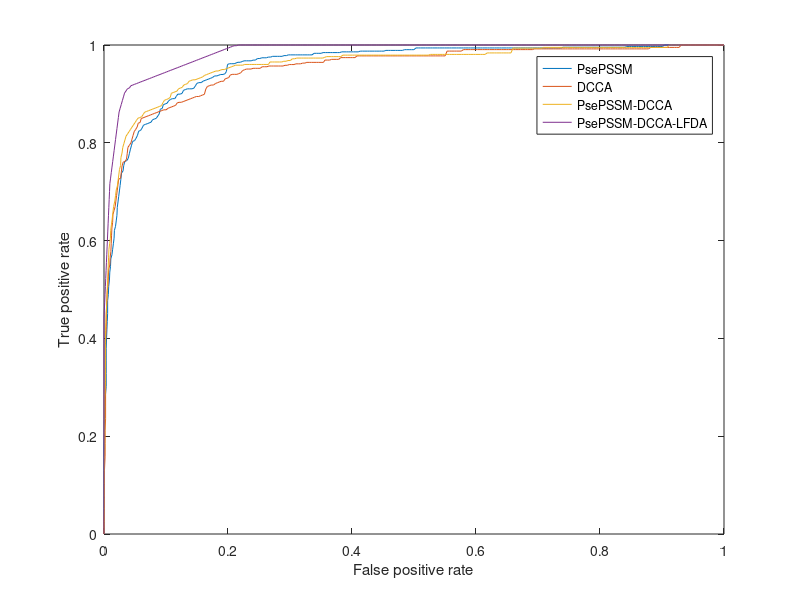

Recreate this plot in MATLAB.
clear all
clc
load('317psepssm.mat')
load('xin317LFDA.mat')
load('317he.mat')
load('317dcca.mat')
% load('225psepssm.mat')
% load('xin225lfda.mat')
% load('225he.mat')
% load('225dcca.mat')
%auc
x1=x1';
y1=y1';
x2=x2';
y2=y2';
x3=x3';
y3=y3';
y4=y4';
x4=x4';
auc1= sum((x1(2:length(x1),1)-x1(1:length(x1)-1,1)).*y1(2:length(y1),1))
auc2= sum((x2(2:length(x2),1)-x2(1:length(x2)-1,1)).*y2(2:length(y2),1))
auc3= sum((x3(2:length(x3),1)-x3(1:length(x3)-1,1)).*y3(2:length(y3),1))
auc4= sum((x4(2:length(x4),1)-x4(1:length(x4)-1,1)).*y4(2:length(y4),1))
 plot(x1,y1,x2,y2,x3,y3,x4,y4);
 %auc = sum((stack_x(2:length(roc_y),1)-stack_x(1:length(roc_y)-1,1)).*stack_y(2:length(roc_y),1))
 %Comment the above lines if using perfcurve of statistics toolbox
  %[stack_x,stack_y,thre,auc]=perfcurve(label_y,deci,1);
	%plot(stack_x,stack_y);
	xlabel('False positive rate');
	ylabel('True positive rate');
% legend('PseACC  AUC= 0.882','PsePSSM AUC=0.939','PseACC-PsePSSM AUC=0.934','WD-PseACC-PsePSSM AUC= 0.981');
%legend('PseACC  AUC= 0.936','PsePSSM AUC=0.954','PseACC-PsePSSM AUC=0.953','WD-PseACC-PsePSSM AUC= 0.984');
legend('PsePSSM','DCCA','PsePSSM-DCCA','PsePSSM-DCCA-LFDA');
	%title(['ROC curve of (AUC = ' num2str(auc) ' )']);